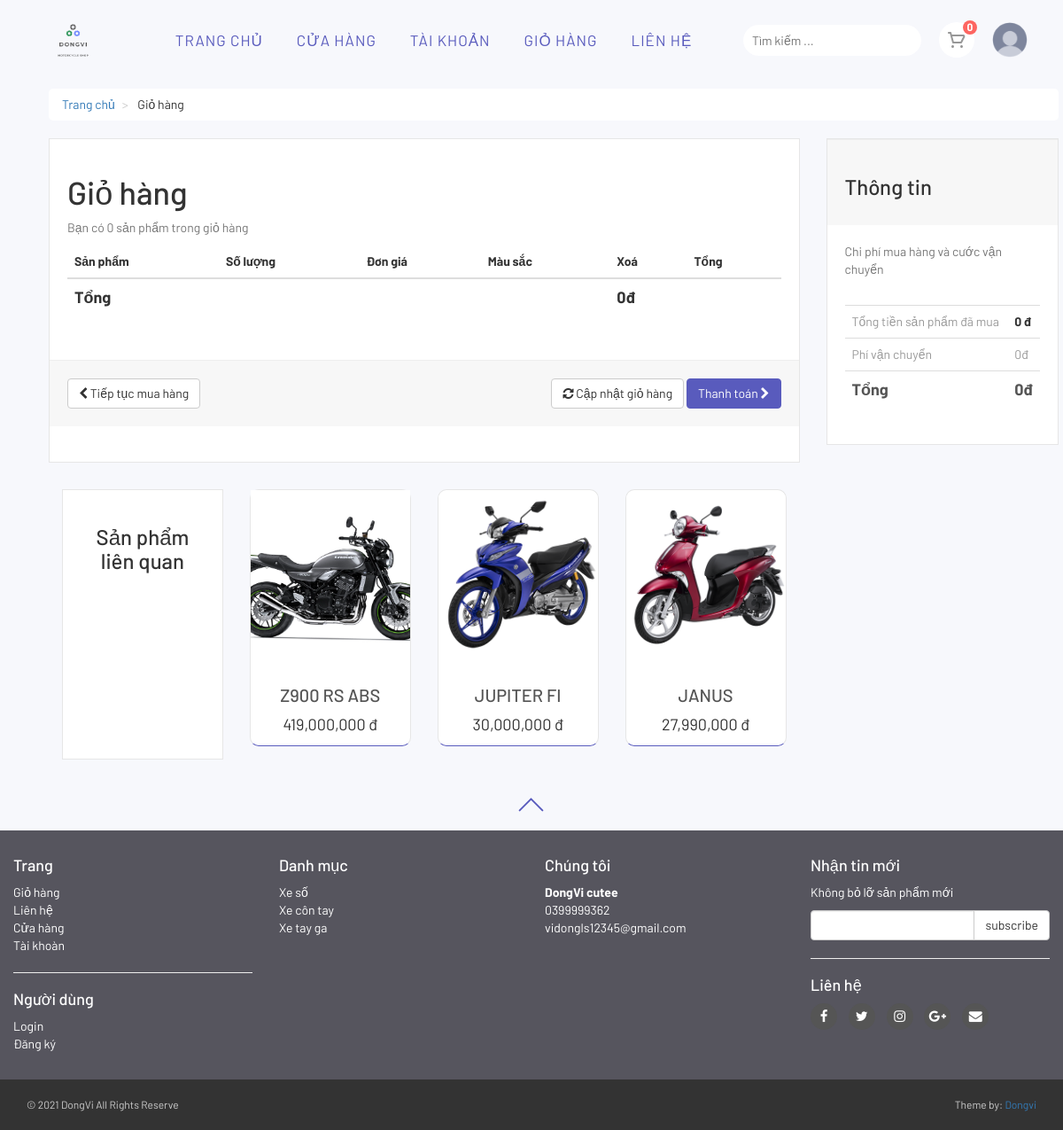
The app's page /cart.php with its own data.
### tables this page shows
CREATE TABLE `products` (
  `product_id` int(10) NOT NULL,
  `p_cat_id` int(10) NOT NULL,
  `cat_id` int(10) NOT NULL,
  `date` timestamp NOT NULL DEFAULT current_timestamp() ON UPDATE current_timestamp(),
  `product_title` text NOT NULL,
  `product_img1` text NOT NULL,
  `product_img2` text NOT NULL,
  `product_img3` text NOT NULL,
  `product_price` int(15) NOT NULL,
  `product_keywords` text NOT NULL,
  `product_desc` longtext NOT NULL,
  `product_label` text NOT NULL
);

CREATE TABLE `product_categories` (
  `p_cat_id` int(10) NOT NULL,
  `p_cat_title` text NOT NULL,
  `p_cat_desc` text NOT NULL
);

### cart.php (the view, shortened to what this page needs)
<?php
    include("includes/header.php");
?>
   <div id="content">
       <div class="container">
           <div class="col-md-12">
               <ul class="breadcrumb">
                   <li>
                       <a href="index.php">Trang chủ</a>
                   </li>
                   <li>
                       Giỏ hàng
                   </li>
               </ul>
           </div>
           <div id="cart" class="col-md-9">
               <div class="box">
                   <form action="cart.php" method="post" enctype="multipart/form-data">
                       <h1>Giỏ hàng</h1>
                       <?php
                       $ip_add = getRealIpUser();
                       $select_cart = "select * from cart where ip_add='$ip_add'";
                       $run_cart = mysqli_query($con,$select_cart);
                       $count = mysqli_num_rows($run_cart);
                       ?>
                       <p class="text-muted">Bạn có <?php echo $count; ?> sản phẩm trong giỏ hàng</p>
                       <div class="table-responsive">
                           <table class="table">
                               <thead>
                                   <tr>
                                       <th colspan="2">Sản phẩm</th>
                                       <th>Số lượng</th>
                                       <th>Đơn giá</th>
                                       <th>Màu sắc</th>
                                       <th colspan="1">Xoá</th>
                                       <th colspan="2">Tổng</th>
                                   </tr>
                               </thead>
                                  <?php
                                   $total = 0;
                                   ?>
                               <tfoot>
                                   <tr>
                                       <th colspan="5">Tổng</th>
                                       <th colspan="2"><?php echo number_format( $total).""; ?>đ</th>
                                   </tr>
                               </tfoot>
                           </table>
                       </div>
                       <div class="box-footer">
                           <div class="pull-left">
                               <a href="index.php" class="btn btn-default">
                                   <i class="fa fa-chevron-left"></i> Tiếp tục mua hàng
                               </a>
                           </div>
                           <div class="pull-right">
                               <button type="submit" name="update" value="Update Cart" class="btn btn-default">
                                   <i class="fa fa-refresh"></i> Cập nhật giỏ hàng
                               </button>
                               <a href="checkout.php" class="btn btn-primary">
                                   Thanh toán <i class="fa fa-chevron-right"></i>
                               </a>
                           </div>
                       </div>
                   </form>
               </div>
               <div id="row same-heigh-row">
                   <div class="col-md-3 col-sm-6">
                       <div class="box same-height headline">
                           <h3 class="text-center">Sản phẩm liên quan</h3>
                       </div>
                   </div>
                   <?php
                   $get_products = "select * from products order by rand() LIMIT 0,3";
                   $run_products = mysqli_query($con,$get_products);
                   while($row_products=mysqli_fetch_array($run_products)){
                       $pro_id = $row_products['product_id'];
                       $pro_title = $row_products['product_title'];
                       $pro_price = $row_products['product_price'];
                       $pro_img1 = $row_products['product_img1'];
                       $pro_price =  number_format( $pro_price)."";
                       echo "
                    <div class='col-md-3 col-sm-6 center-responsive'>
                       <div class='product same-height'>
                           <a href='details.php?pro_id=$pro_id'>
                               <img class='img-responsive' src='admin_area/product_images/$pro_img1' alt='Product 6'>
                            </a>
                            <div class='text'>
                                <h3><a href='details.php?pro_id=$pro_id'> $pro_title </a></h3>
                                <p class='price'>$pro_price đ</p>
                            </div>
                        </div>
                   </div>
                       ";
                   }
                   ?>
               </div>
           </div>
           <div class="col-md-3">
               <div id="order-summary" class="box">
                   <div class="box-header">
                       <h3>Thông tin</h3>
                   </div>
                   <p class="text-muted">
                     Chi phí mua hàng và cước vận chuyển
                   </p>
                   <div class="table-responsive">
                       <table class="table">
                           <tbody>
                               <tr>
                                   <td> Tổng tiền sản phẩm đã mua </td>
                                   <th> <?php echo  number_format($total).""; ?> đ </th>
                               </tr>
                               <tr>
                                   <td>Phí vận chuyển </td>
                                   <td> 0đ </td>
                               </tr>
                               <tr class="total">
                                   <td> Tổng </td>
                                   <th><?php echo number_format($total)."";?>đ</th>
                               </tr>
                           </tbody>
                       </table>
                   </div>
               </div>
           </div>
       </div>
   </div>
   <?php
    include("includes/footer.php");
    ?>
</body>
</html>

### includes/footer.php (shortened to what this page needs)
<div id="scrollme">
    <div class="backtop">
        <span class="arrow-top">
        </span>
    </div>
</div>
<div id="footer">
    <div class="container">
        <div class="row">
            <div class="col-sm-6 col-md-3">
                <h4>Trang</h4>
                <ul>
                    <li><a href="cart.php">Giỏ hàng</a></li>
                    <li><a href="contact.php">Liên hệ</a></li>
                    <li><a href="shop.php">Cửa hàng</a></li>
                    <li><a href="customer/my_account.php">Tài khoàn</a></li>
                </ul>
                <hr>
                <h4>Người dùng</h4>
                <ul>
                    <?php
                           if(!isset($_SESSION['customer_email'])){
                               echo"<a href='checkout.php'>Login</a>";
                           }else{
                              echo"<a href='customer/my_account.php?my_orders'>My Account</a>";
                           }
                           ?>
                    <li><a href="customer_register.php">Đăng ký</a></li>
                </ul>
            </div>
            <div class="com-sm-6 col-md-3">
                <h4>Danh mục</h4>
                <ul>
                    <?php
                        $get_p_cats = "select * from product_categories";
                        $run_p_cats = mysqli_query($con,$get_p_cats);
                        while($row_p_cats=mysqli_fetch_array($run_p_cats)){
                            $p_cat_id = $row_p_cats['p_cat_id'];
                            $p_cat_title = $row_p_cats['p_cat_title'];
                            echo "
                                <li>
                                    <a href='shop.php?p_cat=$p_cat_id'>
                                        $p_cat_title
                                    </a>
                                </li>
                            ";
                        }
                    ?>
                </ul>
            </div>
            <div class="col-sm-6 col-md-3">
                <h4>Chúng tôi</h4>
                <p>
                    <strong>DongVi cutee</strong>
                    <br />0399999362
                    <br />vidongls12345@gmail.com
                </p>
            </div>
            <div class="col-sm-6 col-md-3">
                <h4>Nhận tin mới</h4>
                <p class="text-muted">
                    Không bỏ lỡ sản phẩm mới
                </p>
                <form action="https://feedburner.google.com/fb/a/mailverify" method="post" target="popupwindow"
                    onsubmit="window.open('https://feedburner.google.com/fb/a/mailverify?uri=M-devMedia', 'popupwindow', 'scrollbars=yes,width=550,height=520');return true"
                    method="post">
                    <div class="input-group">
                        <input type="text" class="form-control" name="email">
                        <span class="input-group-btn">
                            <input type="submit" value="subscribe" class="btn btn-default">
                        </span>
                    </div>
                </form>
                <hr>
                <h4>Liên hệ</h4>
                <p class="social">
                    <a href="#" class="fa fa-facebook"></a>
                    <a href="#" class="fa fa-twitter"></a>
                    <a href="#" class="fa fa-instagram"></a>
                    <a href="#" class="fa fa-google-plus"></a>
                    <a href="#" class="fa fa-envelope"></a>
                </p>
            </div>
        </div>
    </div>
</div>
<div id="copyright">
    <div class="container">
        <div class="col-md-6">
            <p class="pull-left">&copy; 2021 DongVi All Rights Reserve</p>
        </div>
        <div class="col-md-6">
            <p class="pull-right">Theme by: <a href="#">Dongvi</a></p>
        </div>
    </div>
</div>

### styles/style.css (style rules this page uses)
* { text-decoration: none; }
body { font-size: 14px; line-height: 1.42857143; color: #333333; background: #f7f8fc; overflow-x: hidden; }
.btn-primary { color: rgb(255, 255, 255); background: #595bbd; border-color: #595bbd; }
.box { background: #ffffff; margin: 0 0 30px; border: solid 1px #e6e6e6; box-sizing: border-box; padding: 20px; box-shadow: 0px 2px 5px rgba(0, 0, 0, 0.3); }
#content { padding-left: 25px; }
#content .product { background: #ffffff; border: solid 1px #e6e6e6; border-bottom: solid 1px #595bbd; border-radius: 10px; margin-bottom: 30px; box-sizing: border-box; }
#content .product .text { padding: 10px 10px 0px; }
#content .product .text p.price { font-size: 18px; text-align: center; font-weight: 400; }
#content .product .text h3 { text-align: center; font-size: 20px; }
#content .product .text h3 a { color: rgb(85, 85, 85); }
.breadcrumb { padding: 8px 15px; margin-bottom: 20px; background: #ffffff; border-radius: 5px; box-shadow: 0px 1px 5px rgba(0, 0, 0, 0.5); }
.breadcrumb > li + li:before { content: '>\00a0'; color: #cccccc; }
#content .headline { height: 305px; }
#content #cart .table tfoot { font-size: 18px; }
.box .box-footer { background-color: #f7f7f7; margin: 30px -20px 20px; padding: 20px; border-top: 1px solid #eeeeee; }
.box .box-footer:before, .box .box-footer:after { content: ''; display: table; }
.box .box-footer:after { clear: both; }
.box .box-header { background-color: #f7f7f7; margin: -20px -20px 20px; padding: 20px; border-top: 1px solid #eeeeee; }
#content #order-summary table { margin-top: 20px; }
#content #order-summary table td { color: #999999; }
#content #order-summary table tr.total td, #content #order-summary table tr.total th { font-size: 18px; color: #555555; font-weight: 700; }
#footer { background: #56555e; padding: 20px 0; }
#footer a { color: white; padding: 0; text-decoration: none; transition: all 0.2s ease; }
#footer h4 { color: white; }
#footer p { color: white; }
#footer ul { list-style: none; padding-left: 0px; }
#footer .social { text-align: left; }
#footer .social a { margin: 0px 10px 0px 0px; display: inline-block; color: #ffffff; width: 30px; height: 30px; border-radius: 15px; line-height: 30px; font-size: 15px; text-align: center; vertical-align: bottom; background: #555555; text-decoration: none; }
#copyright { background: #333333 !important; color: #cccccc; padding: 20px 0px; font-size: 12px; }
#copyright p { margin: 0px; }
.box, .breadcrumb { box-shadow: none; }
.text h3 { display: -webkit-box; -webkit-line-clamp: 1; -webkit-box-orient: vertical; text-overflow: ellipsis; overflow: hidden; visibility: visible; }
.product a img.img-responsive { height: 190px !important; width: 100%; object-fit: cover; }

### styles/main.css (style rules this page uses)
* { margin: 0; padding: 0; list-style-type: none; border: 0; outline: 0; text-decoration: none; color: inherit; box-sizing: border-box; }
body { font-family: 'Barlow', sans-serif; margin: 0; }
#scrollme { margin: 0 auto; height: 50px; cursor: pointer; width: 120px; }
#scrollme .backtop { position: relative; color: #595bbd; }
#scrollme .backtop .arrow-top:before, #scrollme .backtop .arrow-top:after { content: ''; position: absolute; width: 20px; height: 2px; top: 20px; left: calc(50% - 10px); border-radius: 20px; transition: all 0.4s ease-in-out; background-color: #595bbd; opacity: 1; }
#scrollme .backtop .arrow-top:before { transform: rotate(45deg); margin-left: 6px; }
#scrollme .backtop .arrow-top:after { transform: rotate(-45deg); margin-left: -7px; }
.breadcrumb { margin-top: 100px; }
.container { width: 1200px; }

### records on screen
products: product_img1 (picture), product_title "Z900 RS ABS", product_price "419,000,000"
products: product_img1 (picture), product_title "JUPITER FI", product_price "30,000,000"
products: product_img1 (picture), product_title "JANUS", product_price "27,990,000"
product_categories: p_cat_title "Xe số"
product_categories: p_cat_title "Xe côn tay"
product_categories: p_cat_title "Xe tay ga"

### other values on screen
$count_items "0"
$count "0"
$total "0"
